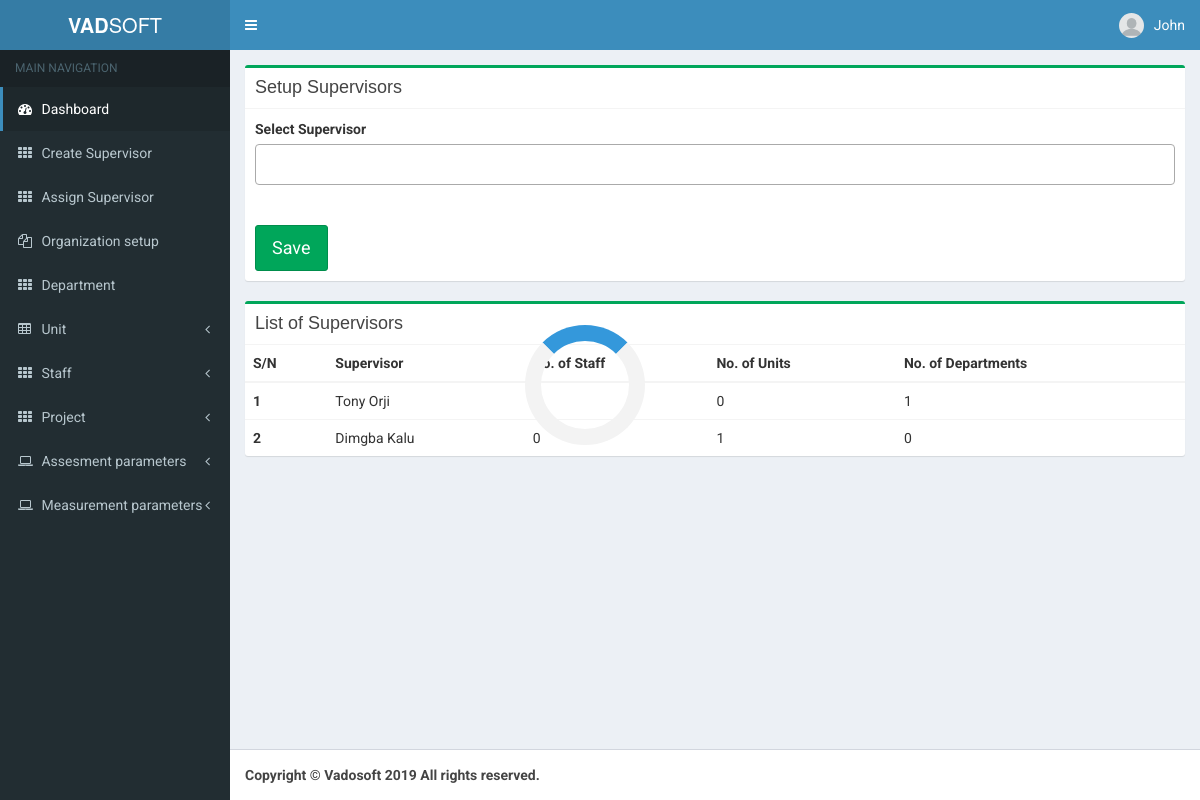
Screenshot of /v/createsupervisors (signed in) with the database file from the repository.
### tables this page shows
CREATE TABLE `supervisors` (
  `supervisor_id` int(11) NOT NULL,
  `supervisor_staff_id` int(11) NOT NULL,
  `date` varchar(50) NOT NULL,
  `supervisor_org` int(11) NOT NULL
);

CREATE TABLE `staff` (
  `sta_id` int(11) NOT NULL,
  `sta_number` varchar(100) NOT NULL,
  `sta_fname` varchar(20) NOT NULL,
  `sta_lname` varchar(20) NOT NULL,
  `sta_dept` int(6) NOT NULL,
  `sta_org` int(6) NOT NULL,
  `sta_email` varchar(100) NOT NULL,
  `sta_phone` varchar(30) NOT NULL,
  `sta_sex` varchar(7) NOT NULL,
  `registered_at` datetime DEFAULT NULL,
  `sta_state` varchar(30) NOT NULL,
  `sta_city` varchar(20) NOT NULL,
  `sta_grade_level` varchar(50) NOT NULL,
  `sta_job_title` varchar(50) NOT NULL
);

### v/webapp/functions.php (called while the page is built, shortened)
<?php
function GetStaffName($connection,$id)
{
    $sql = "SELECT * FROM staff WHERE sta_id = '$id' ";
    $query = $connection ->query($sql) ;
    $num =  $query->setFetchMode(PDO::FETCH_NUM);
    if($num !=0)
    {
        while ($row = $query->fetch() )
        {
            $fname = $row['sta_fname'] ;
            $lname = $row['sta_lname'] ;
            return $fname ." ". $lname;
        }
    }
}
function GetSupervisors($connection,$org_id)
{
    $sql = "SELECT * FROM supervisors WHERE supervisor_org='$org_id'";
    $query = $connection ->query($sql) ;
    $num =  $query->execute();
    if($num !=0)
    {
        return $query->fetchAll();
    }
    else
    {
        return false;
    }
}
function CountSupervisorToUnit($connection,$type,$supervisor_id)
{
    $query = $connection->query("SELECT * FROM staff_supervisor WHERE type = '$type' AND supervisor = '$supervisor_id'");
    $num = $query->rowCount();
    return $num;
}

### v/webapp/staff_supervisors.php (the view, shortened to what this page needs)
<div class="box box-success">
	<div class="box-header with-border">
		<h3 class="box-title">Setup Supervisors</h3>
	</div>
	<div class="box-body">
		<form method="post" action="webapp/staff_perform_supervisor.php?mode=create">
			<label>Select Supervisor</label>
			<br /><br /><br />
			<input type="submit" class="btn btn-success btn-lg" value="Save">
		</form>
	</div>
</div>
<?php $get_supervisors = GetSupervisors($connection, $_SESSION['id']); ?>
<div class="box box-success">
	<div class="box-header with-border">
		<h3 class="box-title">List of Supervisors</h3>
	</div>
	<div class="">
		<table id="" class="table table-responsive">
			<thead>
				<tr>
					<th>S/N</th>
					<th>Supervisor</th>
					<th>No. of Staff</th>
					<th>No. of Units</th>
					<th>No. of Departments</th>
				</tr>
			</thead>
			<tbody>
			<?php
				$sn = 1;
				foreach ($get_supervisors as $row)
				{
					$supervisor_name = GetStaffName($connection,$row['supervisor_staff_id']);
					$supervisor_to_staff = CountSupervisorToUnit($connection,'staff',$row['supervisor_staff_id']);
					$supervisor_to_unit = CountSupervisorToUnit($connection,'unit',$row['supervisor_staff_id']);
					$supervisor_to_dept = CountSupervisorToUnit($connection,'department',$row['supervisor_staff_id']);
					echo "<tr>
					        <th scope='row'>$sn</th>
					        <td>$supervisor_name</td>
					        <td>$supervisor_to_staff</td>
					        <td>$supervisor_to_unit</td>
					        <td>$supervisor_to_dept</td>
					     </tr>";
					$sn++;
				}
			?>
			</tbody>
		</table>
	</div>
</div>

### rows the page displays
supervisors: supervisor_staff.sta_lname "Tony Orji", supervisor_to_unit "0", supervisor_to_dept "1"
supervisors: supervisor_staff.sta_lname "Dimgba Kalu", supervisor_to_staff "0", supervisor_to_unit "1", supervisor_to_dept "0"

### other values shown
$_SESSION['name'] "John"
